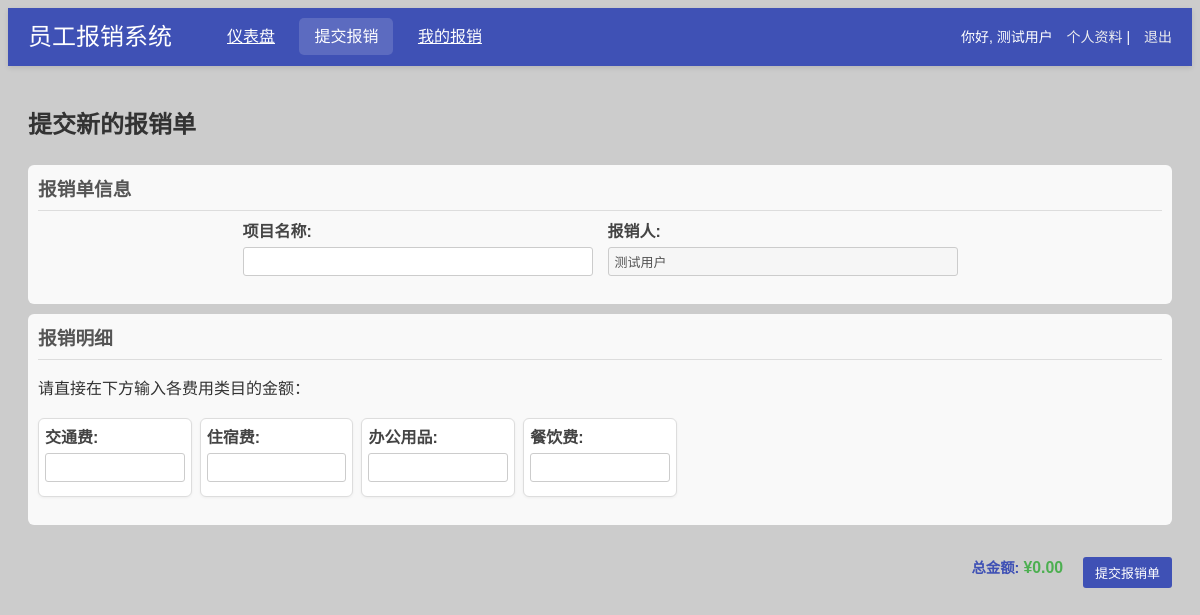
/backend/user/submit_expense.php (signed in), run on the app's committed database.
### tables this page shows
CREATE TABLE `expense_categories` (
  `category_id` int(11) NOT NULL AUTO_INCREMENT,
  `category_name` varchar(100) NOT NULL COMMENT '费用类别名称',
  `created_at` timestamp NOT NULL DEFAULT CURRENT_TIMESTAMP,
  PRIMARY KEY (`category_id`)
);

### backend/user/submit_expense.php (the view, shortened to what this page needs)
<?php
require_once '../includes/db_connect.php';
$nickname = $_SESSION['nickname'] ?? '用户';
$categories_result = $conn->query("SELECT * FROM expense_categories ORDER BY category_name ASC");
$categories = [];
while ($row = $categories_result->fetch_assoc()) {
    $categories[] = $row;
}
?>
<!DOCTYPE html>
<html lang="zh-CN">
<head>
    <link rel="stylesheet" href="../../public/user/css/style.css">
    <link rel="stylesheet" href="../../public/user/css/dashboard.css">
    <link rel="stylesheet" href="../../public/user/css/forms.css">
</head>
<body>
    <header class="main-header">
        <div class="header-content">
            <h1>员工报销系统</h1>
            <nav>
                <a href="dashboard.php">仪表盘</a>
                <a href="submit_expense.php" class="active">提交报销</a>
                <a href="my_expenses.php">我的报销</a>
            </nav>
            <div class="user-info">
                <span>你好, <?php echo htmlspecialchars($nickname); ?></span>
                <a href="profile.php">个人资料</a> |
                <a href="logout.php">退出</a>
            </div>
        </div>
    </header>
    <div class="main-container">
        <h2>提交新的报销单</h2>
        <form id="expense-form" action="submit_expense.php" method="POST">
            <div class="form-section">
                <h3>报销单信息</h3>
                <div class="form-row-flex">
                    <div class="form-group flex-item">
                        <label for="project_name">项目名称:</label>
                        <input type="text" id="project_name" name="project_name" required>
                    </div>
                    <div class="form-group flex-item">
                        <label for="submitter">报销人:</label>
                        <input type="text" id="submitter" name="submitter" value="<?php echo htmlspecialchars($nickname); ?>" disabled>
                    </div>
                </div>
            </div>
            <div class="form-section">
                <h3>报销明细</h3>
                <p>请直接在下方输入各费用类目的金额：</p>
                <div id="expense-items-container" class="item-grid">
                    <?php foreach ($categories as $category): ?>
                        <div class="expense-item form-section">
                            <div class="form-group">
                                <label><?php echo htmlspecialchars($category['category_name']); ?>:</label>
                                <input type="number"
                                       class="amount-input"
                                       data-category-id="<?php echo htmlspecialchars($category['category_id']); ?>"
                                       min="0"
                                       step="0.01">
                            </div>
                        </div>
                    <?php endforeach; ?>
                </div>
            </div>
            <div class="form-actions-flex">
                <div class="total-amount">
                    <p>总金额: <span id="total-amount-display">¥0.00</span></p>
                </div>
                <div class="form-actions">
                    <button type="submit" class="btn btn-primary">提交报销单</button>
                </div>
            </div>
        </form>
    </div>
</body>
</html>

### public/user/css/style.css (style rules this page uses)
.main-header { background-color: #3f51b5; color: #fff; padding: 15px 20px; box-shadow: 0 2px 4px rgba(0,0,0,0.1); display: flex; justify-content: space-between; align-items: center; }
.header-content { display: flex; align-items: center; width: 100%; }
.header-content h1 { margin: 0; font-size: 20px; font-weight: 500; }
.header-content nav { margin-left: 40px; }
.header-content nav a { color: #eee; margin-right: 20px; padding: 8px 10px; border-radius: 4px; transition: background-color 0.3s ease; }
.header-content .user-info { margin-left: auto; font-size: 14px; }
.header-content .user-info a { color: #eee; margin-left: 10px; transition: color 0.3s ease; }

### public/user/css/dashboard.css (style rules this page uses)
.main-header { background-color: #3f51b5; color: #fff; padding: 10px 20px; display: flex; justify-content: space-between; align-items: center; box-shadow: 0 2px 5px rgba(0,0,0,0.1); }
.main-header h1 { margin: 0; font-size: 24px; }
.main-header nav a { color: #fff; padding: 10px 15px; margin-right: 5px; border-radius: 5px; transition: background-color 0.3s; }
.main-header nav a:hover, .main-header nav a.active { background-color: #5c6bc0; text-decoration: none; }
.user-info { font-size: 14px; }
.user-info a { color: #ffeb3b; text-decoration: none; }
.main-container { padding: 20px; }

### public/user/css/forms.css (style rules this page uses)
body { background-image: url('https://placehold.co/1920x1080/EFEFEF/969696?text=Background+Image'); background-size: cover; background-position: center; background-repeat: no-repeat; background-attachment: fixed; font-family: Arial, sans-serif; line-height: 1.6; color: #333; }
.form-section { background-color: #f9f9f9; padding: 10px; border-radius: 6px; margin-bottom: 10px; }
.form-section h3 { margin-top: 0; margin-bottom: 8px; color: #555; border-bottom: 1px solid #ddd; padding-bottom: 5px; }
.form-group { margin-bottom: 8px; }
.form-group label { display: block; margin-bottom: 3px; font-weight: bold; color: #444; }
.form-group input[type="text"], .form-group input[type="email"], .form-group input[type="password"], .form-group input[type="number"], .form-group select, .form-group textarea { width: 100%; padding: 6px; border: 1px solid #ccc; border-radius: 3px; box-sizing: border-box; font-size: 13px; transition: border-color 0.3s; }
.form-actions { text-align: right; margin-top: 10px; }
.btn { padding: 6px 12px; border: none; border-radius: 3px; font-size: 13px; cursor: pointer; transition: background-color 0.3s, transform 0.2s; }
.btn-primary { background-color: #3f51b5; color: white; }
.form-actions-flex { display: flex; justify-content: flex-end; align-items: center; gap: 20px; margin-top: 15px; }
.item-grid { display: grid; grid-template-columns: repeat(auto-fill, minmax(150px, 1fr)); gap: 8px; margin-bottom: 8px; }
.expense-item { background-color: #fff; border: 1px solid #ddd; padding: 6px; border-radius: 6px; box-shadow: 0 1px 3px rgba(0,0,0,0.05); transition: transform 0.2s, box-shadow 0.2s; }
.form-row-flex { display: flex; justify-content: center; gap: 15px; align-items: center; margin-bottom: 10px; }
.flex-item { flex: 1; max-width: 350px; min-width: 200px; }
.total-amount { text-align: right; font-size: 0.9em; font-weight: bold; color: #3f51b5; margin: 0; padding: 0; }
.total-amount #total-amount-display { font-size: 1.1em; color: #4CAF50; }

### data on the page
expense_categories: category_name "交通费"
expense_categories: category_name "住宿费"
expense_categories: category_name "办公用品"
expense_categories: category_name "餐饮费"

### other printed values
$nickname "测试用户"
